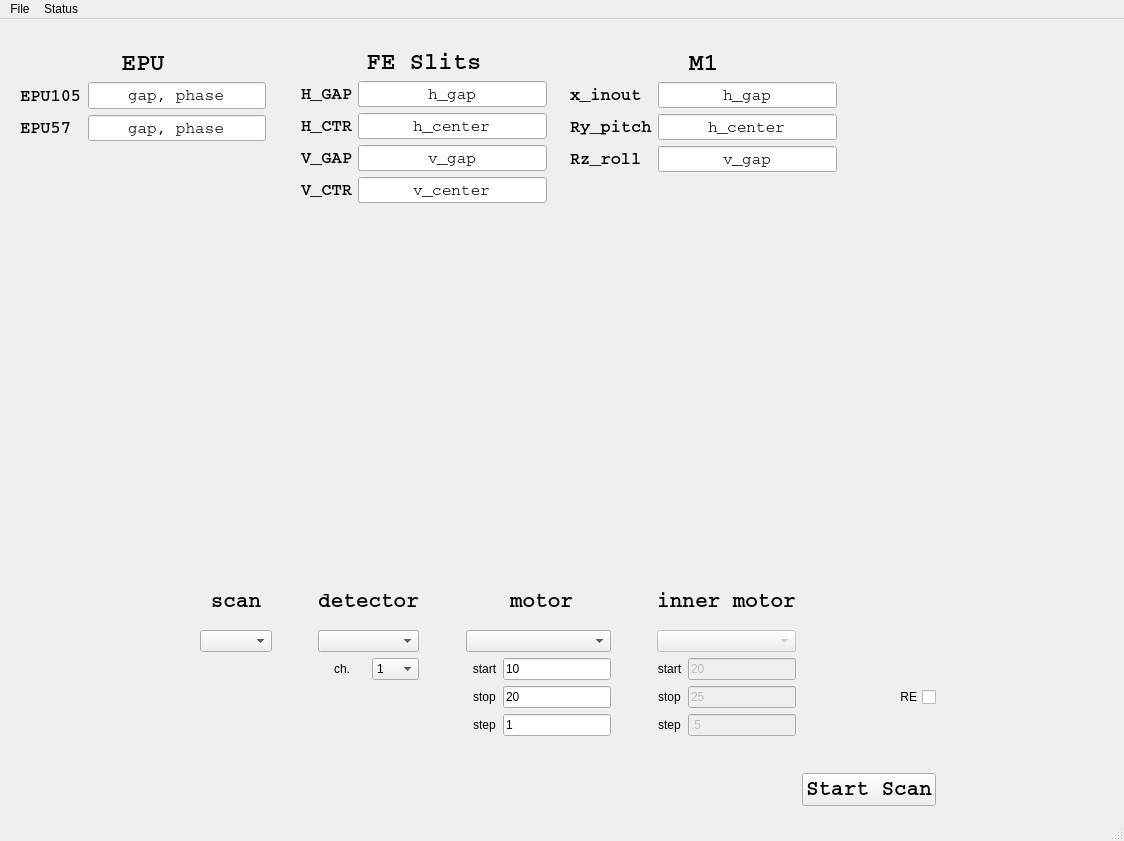
<?xml version="1.0" encoding="UTF-8"?>
<ui version="4.0">
 <class>Main_window</class>
 <widget class="QMainWindow" name="Main_window">
  <property name="geometry">
   <rect>
    <x>0</x>
    <y>0</y>
    <width>1124</width>
    <height>841</height>
   </rect>
  </property>
  <property name="windowTitle">
   <string>MainWindow</string>
  </property>
  <widget class="QWidget" name="centralwidget">
   <widget class="QWidget" name="layoutWidget">
    <property name="geometry">
     <rect>
      <x>200</x>
      <y>560</y>
      <width>736</width>
      <height>227</height>
     </rect>
    </property>
    <layout class="QGridLayout" name="gridLayout">
     <item row="0" column="0">
      <widget class="QLabel" name="scan_lbl">
       <property name="font">
        <font>
         <family>Courier</family>
         <pointsize>16</pointsize>
         <weight>75</weight>
         <italic>false</italic>
         <bold>true</bold>
        </font>
       </property>
       <property name="text">
        <string>scan</string>
       </property>
       <property name="alignment">
        <set>Qt::AlignCenter</set>
       </property>
      </widget>
     </item>
     <item row="0" column="1" rowspan="5">
      <spacer name="verticalSpacer">
       <property name="orientation">
        <enum>Qt::Vertical</enum>
       </property>
       <property name="sizeHint" stdset="0">
        <size>
         <width>20</width>
         <height>147</height>
        </size>
       </property>
      </spacer>
     </item>
     <item row="0" column="2" colspan="2">
      <widget class="QLabel" name="start_lbl_3">
       <property name="font">
        <font>
         <family>Courier</family>
         <pointsize>16</pointsize>
         <weight>75</weight>
         <bold>true</bold>
        </font>
       </property>
       <property name="text">
        <string>detector</string>
       </property>
       <property name="alignment">
        <set>Qt::AlignCenter</set>
       </property>
      </widget>
     </item>
     <item row="0" column="4" rowspan="5" colspan="2">
      <spacer name="verticalSpacer_2">
       <property name="orientation">
        <enum>Qt::Vertical</enum>
       </property>
       <property name="sizeHint" stdset="0">
        <size>
         <width>20</width>
         <height>157</height>
        </size>
       </property>
      </spacer>
     </item>
     <item row="0" column="6" colspan="2">
      <widget class="QLabel" name="start_lbl_4">
       <property name="font">
        <font>
         <family>Courier</family>
         <pointsize>16</pointsize>
         <weight>75</weight>
         <bold>true</bold>
        </font>
       </property>
       <property name="text">
        <string>motor</string>
       </property>
       <property name="alignment">
        <set>Qt::AlignCenter</set>
       </property>
      </widget>
     </item>
     <item row="0" column="8" rowspan="4">
      <spacer name="verticalSpacer_3">
       <property name="orientation">
        <enum>Qt::Vertical</enum>
       </property>
       <property name="sizeHint" stdset="0">
        <size>
         <width>20</width>
         <height>97</height>
        </size>
       </property>
      </spacer>
     </item>
     <item row="0" column="9" colspan="2">
      <widget class="QLabel" name="start_lbl_5">
       <property name="font">
        <font>
         <family>Courier</family>
         <pointsize>16</pointsize>
         <weight>75</weight>
         <bold>true</bold>
        </font>
       </property>
       <property name="text">
        <string>inner motor</string>
       </property>
       <property name="alignment">
        <set>Qt::AlignCenter</set>
       </property>
      </widget>
     </item>
     <item row="1" column="0">
      <widget class="QComboBox" name="comboBox_scan"/>
     </item>
     <item row="1" column="2" colspan="2">
      <widget class="QComboBox" name="comboBox_detector"/>
     </item>
     <item row="1" column="5" colspan="3">
      <widget class="QComboBox" name="comboBox_motor"/>
     </item>
     <item row="1" column="9" colspan="2">
      <widget class="QComboBox" name="comboBox_motor_2">
       <property name="enabled">
        <bool>false</bool>
       </property>
      </widget>
     </item>
     <item row="1" column="11">
      <spacer name="horizontalSpacer_5">
       <property name="orientation">
        <enum>Qt::Horizontal</enum>
       </property>
       <property name="sizeHint" stdset="0">
        <size>
         <width>87</width>
         <height>20</height>
        </size>
       </property>
      </spacer>
     </item>
     <item row="2" column="2">
      <widget class="QLabel" name="ch_lbl">
       <property name="text">
        <string>ch.</string>
       </property>
       <property name="alignment">
        <set>Qt::AlignCenter</set>
       </property>
      </widget>
     </item>
     <item row="2" column="3">
      <widget class="QComboBox" name="comboBox_ch">
       <item>
        <property name="text">
         <string>1</string>
        </property>
       </item>
       <item>
        <property name="text">
         <string>2</string>
        </property>
       </item>
       <item>
        <property name="text">
         <string>3</string>
        </property>
       </item>
       <item>
        <property name="text">
         <string>4</string>
        </property>
       </item>
      </widget>
     </item>
     <item row="2" column="6">
      <widget class="QLabel" name="start_lbl">
       <property name="text">
        <string>start</string>
       </property>
       <property name="alignment">
        <set>Qt::AlignCenter</set>
       </property>
      </widget>
     </item>
     <item row="2" column="7">
      <widget class="QLineEdit" name="lineEdit_start">
       <property name="text">
        <string>10</string>
       </property>
      </widget>
     </item>
     <item row="2" column="9">
      <widget class="QLabel" name="start_lbl_2">
       <property name="text">
        <string>start</string>
       </property>
       <property name="alignment">
        <set>Qt::AlignCenter</set>
       </property>
      </widget>
     </item>
     <item row="2" column="10">
      <widget class="QLineEdit" name="lineEdit_start_2">
       <property name="enabled">
        <bool>false</bool>
       </property>
       <property name="text">
        <string>20</string>
       </property>
      </widget>
     </item>
     <item row="3" column="6">
      <widget class="QLabel" name="stop_lbl">
       <property name="text">
        <string>stop</string>
       </property>
       <property name="alignment">
        <set>Qt::AlignCenter</set>
       </property>
      </widget>
     </item>
     <item row="3" column="7">
      <widget class="QLineEdit" name="lineEdit_stop">
       <property name="text">
        <string>20</string>
       </property>
      </widget>
     </item>
     <item row="3" column="9">
      <widget class="QLabel" name="stop_lbl_2">
       <property name="text">
        <string>stop</string>
       </property>
       <property name="alignment">
        <set>Qt::AlignCenter</set>
       </property>
      </widget>
     </item>
     <item row="3" column="10">
      <widget class="QLineEdit" name="lineEdit_stop_2">
       <property name="enabled">
        <bool>false</bool>
       </property>
       <property name="text">
        <string>25</string>
       </property>
      </widget>
     </item>
     <item row="4" column="6">
      <widget class="QLabel" name="step_lbl">
       <property name="text">
        <string>step</string>
       </property>
       <property name="alignment">
        <set>Qt::AlignCenter</set>
       </property>
      </widget>
     </item>
     <item row="4" column="7">
      <widget class="QLineEdit" name="lineEdit_step">
       <property name="text">
        <string>1</string>
       </property>
      </widget>
     </item>
     <item row="4" column="8" rowspan="2">
      <spacer name="horizontalSpacer_4">
       <property name="orientation">
        <enum>Qt::Horizontal</enum>
       </property>
       <property name="sizeHint" stdset="0">
        <size>
         <width>17</width>
         <height>20</height>
        </size>
       </property>
      </spacer>
     </item>
     <item row="4" column="9">
      <widget class="QLabel" name="step_lbl_2">
       <property name="text">
        <string>step</string>
       </property>
       <property name="alignment">
        <set>Qt::AlignCenter</set>
       </property>
      </widget>
     </item>
     <item row="4" column="10">
      <widget class="QLineEdit" name="lineEdit_step_2">
       <property name="enabled">
        <bool>false</bool>
       </property>
       <property name="text">
        <string>.5</string>
       </property>
      </widget>
     </item>
     <item row="5" column="1">
      <spacer name="horizontalSpacer_3">
       <property name="orientation">
        <enum>Qt::Horizontal</enum>
       </property>
       <property name="sizeHint" stdset="0">
        <size>
         <width>17</width>
         <height>20</height>
        </size>
       </property>
      </spacer>
     </item>
     <item row="5" column="4">
      <spacer name="horizontalSpacer_7">
       <property name="orientation">
        <enum>Qt::Horizontal</enum>
       </property>
       <property name="sizeHint" stdset="0">
        <size>
         <width>17</width>
         <height>20</height>
        </size>
       </property>
      </spacer>
     </item>
     <item row="6" column="0" colspan="11">
      <spacer name="horizontalSpacer">
       <property name="orientation">
        <enum>Qt::Horizontal</enum>
       </property>
       <property name="sizeHint" stdset="0">
        <size>
         <width>588</width>
         <height>33</height>
        </size>
       </property>
      </spacer>
     </item>
     <item row="6" column="11">
      <widget class="QPushButton" name="pushButton_startscan">
       <property name="font">
        <font>
         <family>Courier</family>
         <pointsize>16</pointsize>
         <weight>75</weight>
         <bold>true</bold>
        </font>
       </property>
       <property name="text">
        <string>Start Scan</string>
       </property>
      </widget>
     </item>
     <item row="3" column="11">
      <widget class="QCheckBox" name="checkBox_re">
       <property name="statusTip">
        <string>run engine option</string>
       </property>
       <property name="whatsThis">
        <string>select run engine</string>
       </property>
       <property name="layoutDirection">
        <enum>Qt::RightToLeft</enum>
       </property>
       <property name="text">
        <string>RE</string>
       </property>
      </widget>
     </item>
    </layout>
   </widget>
   <widget class="QWidget" name="">
    <property name="geometry">
     <rect>
      <x>301</x>
      <y>30</y>
      <width>246</width>
      <height>154</height>
     </rect>
    </property>
    <layout class="QGridLayout" name="gridLayout_4">
     <item row="0" column="0" colspan="2">
      <widget class="QLabel" name="label_opt1_titol_2">
       <property name="font">
        <font>
         <family>Courier</family>
         <pointsize>18</pointsize>
         <weight>75</weight>
         <bold>true</bold>
        </font>
       </property>
       <property name="text">
        <string>FE Slits</string>
       </property>
       <property name="alignment">
        <set>Qt::AlignCenter</set>
       </property>
      </widget>
     </item>
     <item row="1" column="0">
      <widget class="QLabel" name="label_op1_106">
       <property name="font">
        <font>
         <family>Courier</family>
         <pointsize>13</pointsize>
         <weight>75</weight>
         <bold>true</bold>
        </font>
       </property>
       <property name="text">
        <string>H_GAP</string>
       </property>
       <property name="buddy">
        <cstring>lineEdit_FE_Hgap</cstring>
       </property>
      </widget>
     </item>
     <item row="1" column="1">
      <widget class="QLineEdit" name="lineEdit_FE_Hgap">
       <property name="font">
        <font>
         <family>Courier</family>
         <pointsize>12</pointsize>
         <weight>50</weight>
         <bold>false</bold>
        </font>
       </property>
       <property name="statusTip">
        <string>optic 1</string>
       </property>
       <property name="whatsThis">
        <string>first optic title</string>
       </property>
       <property name="text">
        <string>h_gap</string>
       </property>
       <property name="alignment">
        <set>Qt::AlignCenter</set>
       </property>
      </widget>
     </item>
     <item row="2" column="0">
      <widget class="QLabel" name="label_op1_58">
       <property name="font">
        <font>
         <family>Courier</family>
         <pointsize>13</pointsize>
         <weight>75</weight>
         <bold>true</bold>
        </font>
       </property>
       <property name="text">
        <string>H_CTR</string>
       </property>
       <property name="buddy">
        <cstring>lineEdit_FE_Hctr</cstring>
       </property>
      </widget>
     </item>
     <item row="2" column="1">
      <widget class="QLineEdit" name="lineEdit_FE_Hctr">
       <property name="font">
        <font>
         <family>Courier</family>
         <pointsize>12</pointsize>
         <weight>50</weight>
         <bold>false</bold>
        </font>
       </property>
       <property name="statusTip">
        <string>optic 1</string>
       </property>
       <property name="whatsThis">
        <string>first optic title</string>
       </property>
       <property name="text">
        <string>h_center</string>
       </property>
       <property name="alignment">
        <set>Qt::AlignCenter</set>
       </property>
      </widget>
     </item>
     <item row="3" column="0">
      <widget class="QLabel" name="label_op1_59">
       <property name="font">
        <font>
         <family>Courier</family>
         <pointsize>13</pointsize>
         <weight>75</weight>
         <bold>true</bold>
        </font>
       </property>
       <property name="text">
        <string>V_GAP</string>
       </property>
       <property name="buddy">
        <cstring>lineEdit_FE_Vgap</cstring>
       </property>
      </widget>
     </item>
     <item row="3" column="1">
      <widget class="QLineEdit" name="lineEdit_FE_Vgap">
       <property name="font">
        <font>
         <family>Courier</family>
         <pointsize>12</pointsize>
         <weight>50</weight>
         <bold>false</bold>
        </font>
       </property>
       <property name="statusTip">
        <string>optic 1</string>
       </property>
       <property name="whatsThis">
        <string>first optic title</string>
       </property>
       <property name="text">
        <string>v_gap</string>
       </property>
       <property name="alignment">
        <set>Qt::AlignCenter</set>
       </property>
      </widget>
     </item>
     <item row="4" column="0">
      <widget class="QLabel" name="label_op1_60">
       <property name="font">
        <font>
         <family>Courier</family>
         <pointsize>13</pointsize>
         <weight>75</weight>
         <bold>true</bold>
        </font>
       </property>
       <property name="text">
        <string>V_CTR</string>
       </property>
       <property name="buddy">
        <cstring>lineEdit_FE_Vctr</cstring>
       </property>
      </widget>
     </item>
     <item row="4" column="1">
      <widget class="QLineEdit" name="lineEdit_FE_Vctr">
       <property name="font">
        <font>
         <family>Courier</family>
         <pointsize>12</pointsize>
         <weight>50</weight>
         <bold>false</bold>
        </font>
       </property>
       <property name="statusTip">
        <string>optic 1</string>
       </property>
       <property name="whatsThis">
        <string>first optic title</string>
       </property>
       <property name="text">
        <string>v_center</string>
       </property>
       <property name="alignment">
        <set>Qt::AlignCenter</set>
       </property>
      </widget>
     </item>
    </layout>
   </widget>
   <widget class="QWidget" name="">
    <property name="geometry">
     <rect>
      <x>570</x>
      <y>30</y>
      <width>267</width>
      <height>123</height>
     </rect>
    </property>
    <layout class="QGridLayout" name="gridLayout_3">
     <item row="1" column="0">
      <widget class="QLabel" name="label_op1_107">
       <property name="font">
        <font>
         <family>Courier</family>
         <pointsize>13</pointsize>
         <weight>75</weight>
         <bold>true</bold>
        </font>
       </property>
       <property name="text">
        <string>x_inout</string>
       </property>
       <property name="buddy">
        <cstring>lineEdit_M1_x</cstring>
       </property>
      </widget>
     </item>
     <item row="1" column="1">
      <widget class="QLineEdit" name="lineEdit_M1_x">
       <property name="font">
        <font>
         <family>Courier</family>
         <pointsize>12</pointsize>
         <weight>50</weight>
         <bold>false</bold>
        </font>
       </property>
       <property name="statusTip">
        <string>optic 1</string>
       </property>
       <property name="whatsThis">
        <string>first optic title</string>
       </property>
       <property name="text">
        <string>h_gap</string>
       </property>
       <property name="alignment">
        <set>Qt::AlignCenter</set>
       </property>
      </widget>
     </item>
     <item row="2" column="0">
      <widget class="QLabel" name="label_op1_61">
       <property name="font">
        <font>
         <family>Courier</family>
         <pointsize>13</pointsize>
         <weight>75</weight>
         <bold>true</bold>
        </font>
       </property>
       <property name="text">
        <string>Ry_pitch</string>
       </property>
       <property name="buddy">
        <cstring>lineEdit_M1_Ry</cstring>
       </property>
      </widget>
     </item>
     <item row="2" column="1">
      <widget class="QLineEdit" name="lineEdit_M1_Ry">
       <property name="font">
        <font>
         <family>Courier</family>
         <pointsize>12</pointsize>
         <weight>50</weight>
         <bold>false</bold>
        </font>
       </property>
       <property name="statusTip">
        <string>optic 1</string>
       </property>
       <property name="whatsThis">
        <string>first optic title</string>
       </property>
       <property name="text">
        <string>h_center</string>
       </property>
       <property name="alignment">
        <set>Qt::AlignCenter</set>
       </property>
      </widget>
     </item>
     <item row="3" column="0">
      <widget class="QLabel" name="label_op1_62">
       <property name="font">
        <font>
         <family>Courier</family>
         <pointsize>13</pointsize>
         <weight>75</weight>
         <bold>true</bold>
        </font>
       </property>
       <property name="text">
        <string>Rz_roll</string>
       </property>
       <property name="buddy">
        <cstring>lineEdit_M1_Rz</cstring>
       </property>
      </widget>
     </item>
     <item row="3" column="1">
      <widget class="QLineEdit" name="lineEdit_M1_Rz">
       <property name="font">
        <font>
         <family>Courier</family>
         <pointsize>12</pointsize>
         <weight>50</weight>
         <bold>false</bold>
        </font>
       </property>
       <property name="statusTip">
        <string>optic 1</string>
       </property>
       <property name="whatsThis">
        <string>first optic title</string>
       </property>
       <property name="text">
        <string>v_gap</string>
       </property>
       <property name="alignment">
        <set>Qt::AlignCenter</set>
       </property>
      </widget>
     </item>
     <item row="0" column="0" colspan="2">
      <widget class="QLabel" name="label_opt1_titol_3">
       <property name="font">
        <font>
         <family>Courier</family>
         <pointsize>18</pointsize>
         <weight>75</weight>
         <bold>true</bold>
        </font>
       </property>
       <property name="text">
        <string>M1</string>
       </property>
       <property name="alignment">
        <set>Qt::AlignCenter</set>
       </property>
      </widget>
     </item>
    </layout>
   </widget>
   <widget class="QWidget" name="">
    <property name="geometry">
     <rect>
      <x>20</x>
      <y>30</y>
      <width>246</width>
      <height>92</height>
     </rect>
    </property>
    <layout class="QGridLayout" name="gridLayout_2">
     <item row="0" column="0" colspan="2">
      <widget class="QLabel" name="label_opt1_titol">
       <property name="font">
        <font>
         <family>Courier</family>
         <pointsize>18</pointsize>
         <weight>75</weight>
         <bold>true</bold>
        </font>
       </property>
       <property name="text">
        <string>EPU</string>
       </property>
       <property name="alignment">
        <set>Qt::AlignCenter</set>
       </property>
      </widget>
     </item>
     <item row="1" column="0">
      <widget class="QLabel" name="label_op1_105">
       <property name="font">
        <font>
         <family>Courier</family>
         <pointsize>13</pointsize>
         <weight>75</weight>
         <bold>true</bold>
        </font>
       </property>
       <property name="text">
        <string>EPU105</string>
       </property>
       <property name="buddy">
        <cstring>lineEdit_EPU105</cstring>
       </property>
      </widget>
     </item>
     <item row="1" column="1">
      <widget class="QLineEdit" name="lineEdit_EPU105">
       <property name="font">
        <font>
         <family>Courier</family>
         <pointsize>12</pointsize>
         <weight>50</weight>
         <bold>false</bold>
        </font>
       </property>
       <property name="statusTip">
        <string>optic 1</string>
       </property>
       <property name="whatsThis">
        <string>first optic title</string>
       </property>
       <property name="text">
        <string>gap, phase</string>
       </property>
       <property name="alignment">
        <set>Qt::AlignCenter</set>
       </property>
      </widget>
     </item>
     <item row="2" column="0">
      <widget class="QLabel" name="label_op1_57">
       <property name="font">
        <font>
         <family>Courier</family>
         <pointsize>13</pointsize>
         <weight>75</weight>
         <bold>true</bold>
        </font>
       </property>
       <property name="text">
        <string>EPU57</string>
       </property>
       <property name="buddy">
        <cstring>lineEdit_EPU57</cstring>
       </property>
      </widget>
     </item>
     <item row="2" column="1">
      <widget class="QLineEdit" name="lineEdit_EPU57">
       <property name="font">
        <font>
         <family>Courier</family>
         <pointsize>12</pointsize>
         <weight>50</weight>
         <bold>false</bold>
        </font>
       </property>
       <property name="statusTip">
        <string>optic 1</string>
       </property>
       <property name="whatsThis">
        <string>first optic title</string>
       </property>
       <property name="text">
        <string>gap, phase</string>
       </property>
       <property name="alignment">
        <set>Qt::AlignCenter</set>
       </property>
      </widget>
     </item>
    </layout>
   </widget>
  </widget>
  <widget class="QMenuBar" name="menubar">
   <property name="geometry">
    <rect>
     <x>0</x>
     <y>0</y>
     <width>1124</width>
     <height>19</height>
    </rect>
   </property>
   <widget class="QMenu" name="menuFile">
    <property name="title">
     <string>File</string>
    </property>
    <addaction name="actionOpen"/>
    <addaction name="actionSave"/>
   </widget>
   <widget class="QMenu" name="menuStatus">
    <property name="title">
     <string>Status</string>
    </property>
    <addaction name="actionDisplay"/>
   </widget>
   <addaction name="menuFile"/>
   <addaction name="menuStatus"/>
  </widget>
  <widget class="QStatusBar" name="statusbar"/>
  <action name="actionOpen">
   <property name="text">
    <string>Open</string>
   </property>
  </action>
  <action name="actionSave">
   <property name="text">
    <string>Save</string>
   </property>
  </action>
  <action name="actionDisplay">
   <property name="text">
    <string>display</string>
   </property>
  </action>
 </widget>
 <resources/>
 <connections/>
</ui>
